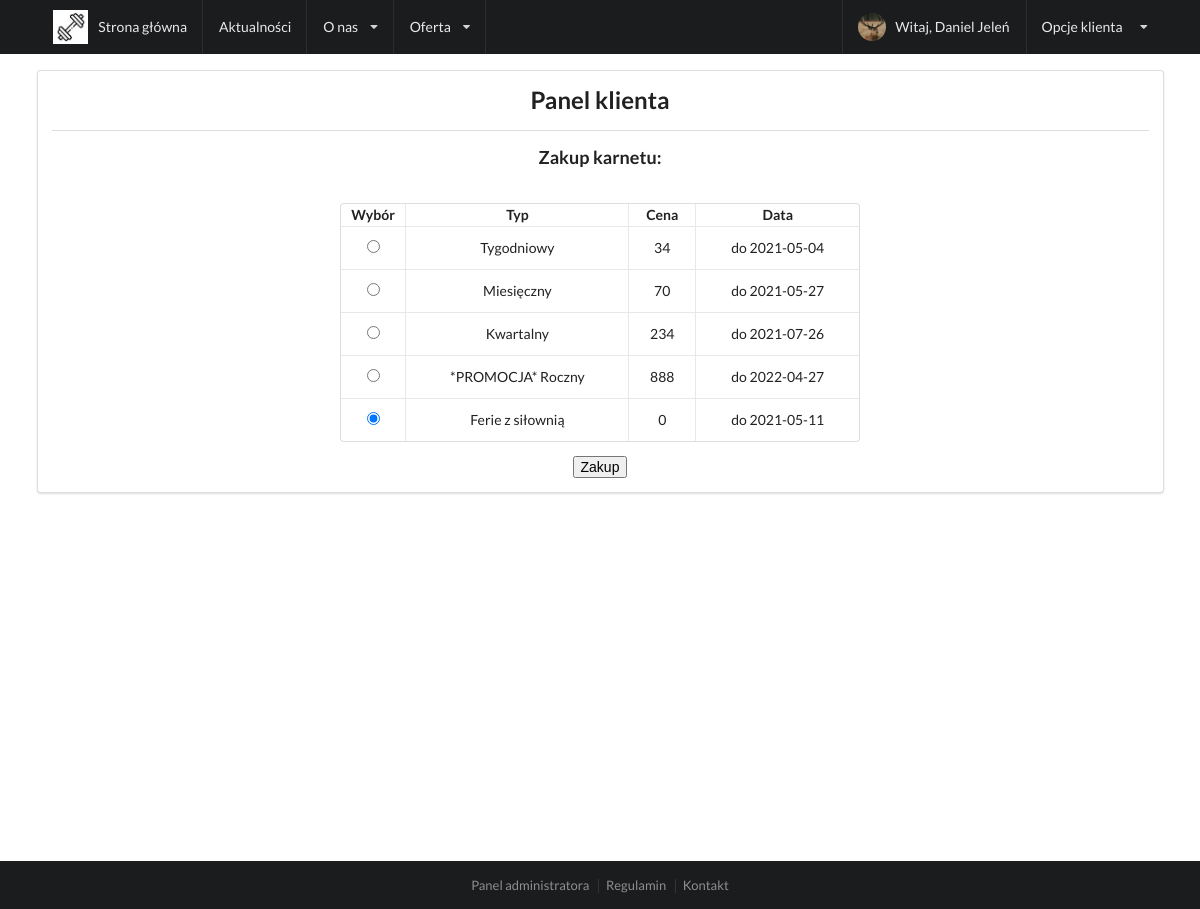
Screenshot of /klient/karnety/zakup (signed in) with the database file from the repository.
### tables this page shows
CREATE TABLE `ticket_types` (
  `id_ticket_type` int NOT NULL,
  `type_name` varchar(255) NOT NULL,
  `days` int NOT NULL,
  `price` int NOT NULL,
  `active` tinyint(1) NOT NULL
);

### index.php (called while the page is built, shortened)
<?php
    $request = $_SERVER['REQUEST_URI'];
    routing($request);
?>

### views/klient/zakup.php (the view, shortened to what this page needs)
<?php
    $query = $db->query("SELECT * FROM ticket_types");
?>
<div class="row">
        <div class="ui segment">
            <div class="row">
                    <div class="ui center aligned container">
                        <h2>Panel klienta</h2>
                    </div>
            </div>
            <div class="ui divider"></div>
            <div class="row">
                <div class="ui center aligned container">
                    <h3>Zakup karnetu:</h3>
                </div>
            </div>
            <div class="row">
                <div class="ui grid container">
                    <div class="four wide column"></div>
                    <div class="eight wide column">
                    <form action="/kupnokarnetu" method="">
                            <table class="ui selectable celled center aligned table">
                                <th>Wybór</th>
                                <th>Typ</th>
                                <th>Cena</th>
                                <th>Data</th>
                                <div class="ui radio checkbox">
                                <?php foreach($query as $row): ?>
                                    <tr>
                                        <td>
                                                <input type="radio" name="typy" checked value="<?php echo $row['id_ticket_type'];?>">
                                        </td>
                                        <td><?php echo $row['type_name'];?></td>
                                        <td><?php echo $row['price'];?></td>
                                        <td>
                                        <?php
                                            $days = '+ '.$row['days'].' days';
                                            $today = date('Y-m-d', strtotime(date('Y-m-d').$days));
                                            echo 'do '.$today;
                                        ?>
                                        </td>
                                    </tr>
                                <?php endforeach; ?>
                                </div>
                            </table>
                        <div class="ui center aligned container">
                            <input type="submit" name="send" value="Zakup" /></form>
                        </div>
                    </div>
                    <div class="four wide column"></div>
                </div>
            </div>
        </div>
    </div>

### rows the page displays
ticket_types: type_name "Tygodniowy", price "34", days "2021-05-04"
ticket_types: type_name "Miesięczny", price "70", days "2021-05-27"
ticket_types: type_name "Kwartalny", price "234", days "2021-07-26"
ticket_types: type_name "*PROMOCJA* Roczny", price "888", days "2022-04-27"
ticket_types: type_name "Ferie z siłownią", price "0", days "2021-05-11"

### other values shown
unserialize($_SESSION['loggedUser'])->getName() "Daniel"
unserialize($_SESSION['loggedUser'])->getSurname() "Jeleń"
